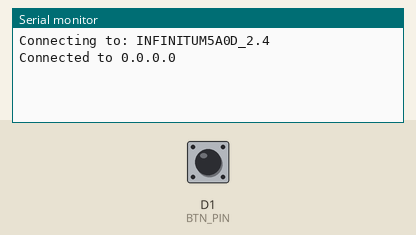
Recording of a program running on a simulated ESP8266 (NodeMCU). On the bench: the last lines printed to the serial monitor. The test bench sets the inputs (shaded band); at power-on: D1 (BTN_PIN) HIGH. WiFi joins after 1.5 s; servers stay silent unless stated; web services answer with replies made up by the test bench.

Above: at 1.5 s.
1.6 s: D1 (BTN_PIN) pulled LOW for 0.15 s
At 3.3 s:
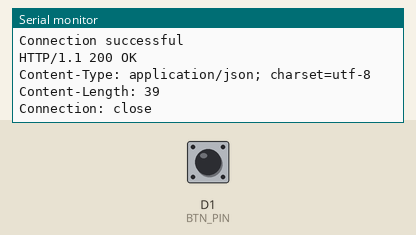
At 4.1 s:
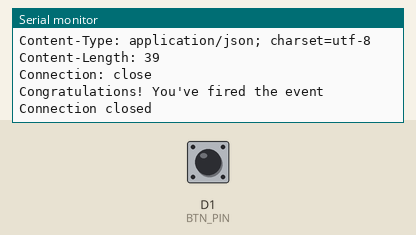

Measured:
- after the input at 1.6 s, the serial monitor: prints a new line after 0.25 s (image 1)

The program:

main.cpp
```cpp
//**************************************************************//
//  Name    : IoT Button
//  Author  : Jose Luis Figueroa
//  Date    : 19 May, 2021
//  Board   : NodeMCU 8266
//  Version : 1.0
//  Notes   : Push a button and send a email with a message
//**************************************************************//
#include <Arduino.h>
#include <ESP8266WiFi.h>
#include <Button.h>

//Pins Assignment
const uint8_t BTN_PIN = D1;

//Constants
#define BAUD 9600
//Delays
#define D_300ms 300
#define D_500ms 500
#define D_60s 60000

//WiFi Config
const char SSID[] = "INFINITUM5A0D_2.4";
const char PASSWORD[] = "ouVbHu4TJi";

//IFTTT config
const String IFTTT_TRIGGER = "my_reminder";
const String IFTTT_KEY = "j-KcedrI19PNQDzWjin7Bz7fCSbMyfR-pbdrcG2XUQr";
//HTTP post body
const String body = "{\"value1\":\"You must turn the lights off\"}";
//Server, file, and port
const char HOSTNAME[] = "maker.ifttt.com";
const String URI = "/trigger/" + IFTTT_TRIGGER + "/with/key/"
+ IFTTT_KEY;
const uint8_t PORT = 80;

//WiFiclient object
WiFiClient client;

//Instance object
Button button(BTN_PIN);


void setup()
{
  //Initialize serial
  Serial.begin(BAUD);
  delay(D_300ms);

  //Connect to the WiFi
  Serial.print("Connecting to: ");
  Serial.println(SSID);
  //Stablish connection with the WiFi
  WiFi.begin(SSID, PASSWORD);
  while (WiFi.status() == WL_CONNECTED)
  {
    Serial.print('.');
    delay(D_500ms);
  }
  Serial.print("Connected to ");
  Serial.println(WiFi.localIP());
}

void loop()
{
  //I will receive a email when the button is pushed
  if(button.push() == HIGH)
  {
    //Message to be sent
    String req = "POST " + URI + " HTTP/1.1\r\n" + "Host: " + HOSTNAME
    + "\r\n" + "Content-Type: application/json\r\n" + "Content-Length: "
    + body.length() + "\r\n" + "Connection: close\r\n" + "\r\n" +
    body + "\r\n";

    //Connect to server (Stablish TPC connection with the server)
    if(client.connect(HOSTNAME, PORT) == 1)
    {
      Serial.println("Connection successful");
    }
    else
    {
      Serial.println("Connection failed");
    }

    //Send the information to IFTTT to send the email
    client.print(req);
    delay(D_500ms);
    //Print reply from server
    while(client.available())
    {
      String ln = client.readStringUntil('\r');
      Serial.print(ln);
    }

    //Close TPC connection
    client.stop();
    Serial.println();
    Serial.println("Connection closed");
  }

}
```
